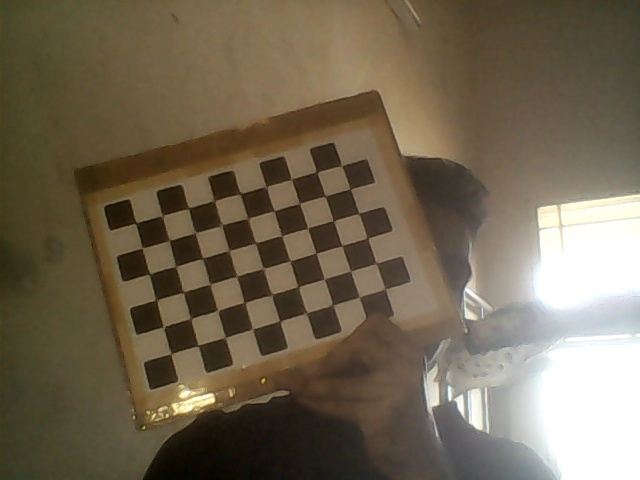
#> input picture cameracaliberation/image0.jpg, 640 x 480 px
$ python 3D_disparity.py
#> lines starting #> are read from the running program, lines starting #| are printed output that depends on the picture; after the words box and inside, x2 and y2 are one past the last pixel; in counts of white or black regions, pixels touching at a corner belong together; long printed decimals are rounded
import cv2 as cv
import numpy as np
import glob
image=cv.imread('image0.jpg')
#> image is the input picture: shape (480, 640, 3); mean B, G, R 82.5, 102.6, 114.1
criteria = (cv.TermCriteria_EPS + cv.TERM_CRITERIA_MAX_ITER, 30, 0.001)
CHECKERBOARDROW = 6
CHECKERBOARDCOLUMN=9
meanError = 0
objp=np.zeros((CHECKERBOARDROW * CHECKERBOARDCOLUMN, 3), np.float32)
objp[:,:2] = np.mgrid[0:CHECKERBOARDCOLUMN, 0:CHECKERBOARDROW].T.reshape(-1, 2)

objpoints =[]
imgpoints = []

images = glob.glob('image_right*.jpg')
for fname in images:
    img=cv.imread(fname)
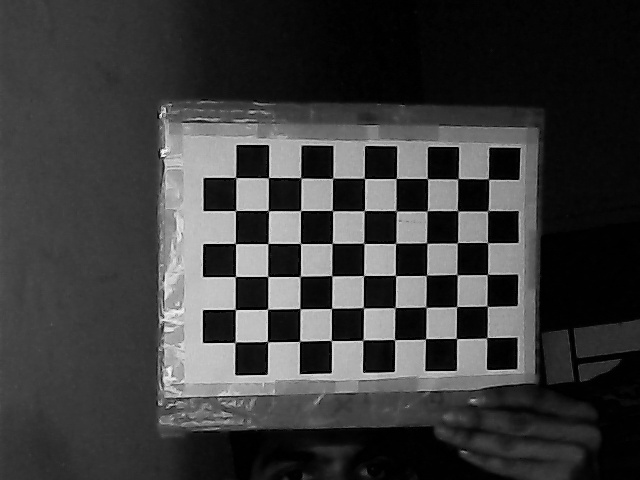
#> input picture cameracaliberation/image_right0.jpg, 640 x 480 px
#> img is the input picture: shape (480, 640, 3); min 0, max 255, mean 58.8
    gray=cv.cvtColor(img,cv.COLOR_BGR2GRAY)
    image=gray;
    ret,corners=cv.findChessboardCorners(gray, (CHECKERBOARDCOLUMN, CHECKERBOARDROW), None)
#> ret = True; corners = 54 rows, first 8: [486.6, 337.7], [456.5, 338.5], [425.5, 338.8], [394.6, 339.8], [362.8, 340.2], [331.2, 340.6], [299.7, 341.2], [267.5, 341.5]
    if(ret==True):
        objpoints.append(objp)
        corners2 = cv.cornerSubPix(gray,corners,(11,11),(-1,-1),criteria=criteria)
#> corners2 = 54 rows, first 8: [486.8, 337.7], [456.4, 338.5], [425.6, 338.8], [394.5, 339.5], [362.9, 340.1], [331.3, 340.5], [299.5, 341.3], [267.5, 341.6]
        imgpoints.append(corners)
        cv.drawChessboardCorners(img,(9,6),corners2,ret)
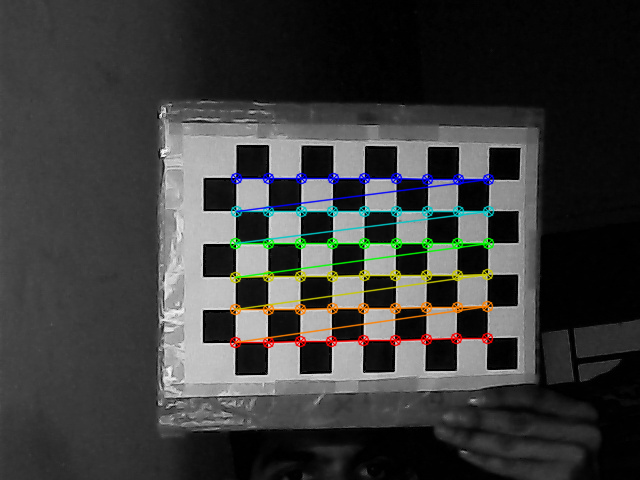
#> img: shape (480, 640, 3); 4.03% of pixels changed, all inside (x1, y1, x2, y2) = (229, 172, 495, 349)
        cv.imshow(fname,img)
        cv.waitKey()
        cv.destroyWindow(fname)
#> pass 2 of the loop `for fname in images:`:
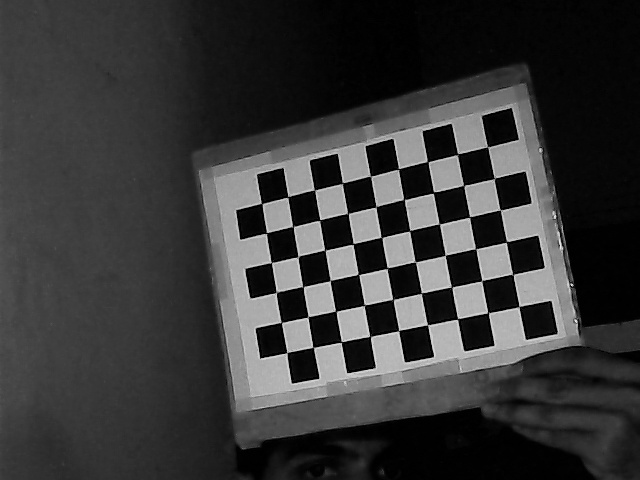
#> input picture cameracaliberation/image_right1.jpg, 640 x 480 px
#> img is the input picture: shape (480, 640, 3); min 0, max 237, mean 56.1
#> corners = 54 rows, first 8: [518.9, 306.5], [488, 312.5], [457.5, 318.9], [427.5, 324.8], [398.6, 330.6], [370.3, 336.4], [341.4, 342.1], [313.1, 347.2]
#> corners2 = 54 rows, first 8: [519, 306.5], [488.1, 312.7], [457.6, 319], [427.5, 324.8], [398.6, 330.5], [370.1, 336.4], [341.2, 342], [313.1, 347.4]
#> `cv.drawChessboardCorners(img,(9,6),corners2,ret)`:
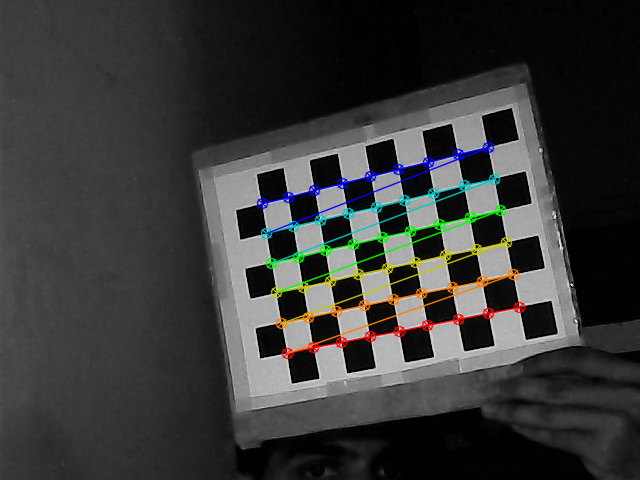
#> img: shape (480, 640, 3); 3.75% of pixels changed, all inside (x1, y1, x2, y2) = (256, 141, 526, 360)
#> pass 3 of the loop `for fname in images:`:
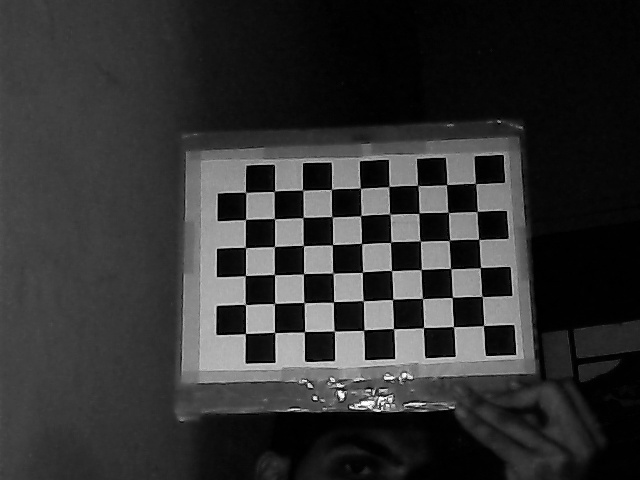
#> input picture cameracaliberation/image_right10.jpg, 640 x 480 px
#> img is the input picture: shape (480, 640, 3); min 0, max 255, mean 49.5
#> corners = 54 rows, first 8: [483.5, 325.5], [453.3, 326.7], [423.5, 327.5], [393.4, 328.6], [363.6, 330.2], [334.4, 330.9], [304.5, 331.6], [274.7, 332.5]
#> corners2 = 54 rows, first 8: [483.5, 325.5], [453.6, 326.6], [423.5, 327.6], [393.6, 328.6], [363.7, 330.1], [334.3, 331.1], [304.5, 331.7], [274.6, 332.4]
#> `cv.drawChessboardCorners(img,(9,6),corners2,ret)`:
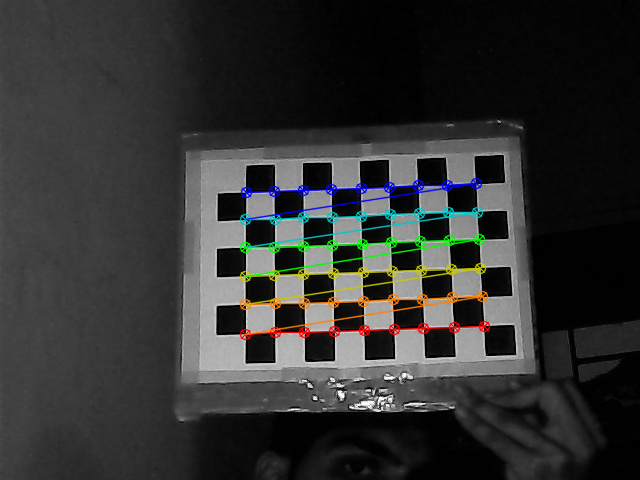
#> img: shape (480, 640, 3); 3.83% of pixels changed, all inside (x1, y1, x2, y2) = (239, 177, 491, 341)
print('All images have been read, going for calibration')
#Calibrate the camera
ret, mtx, dist, rvecs, tvecs = cv.calibrateCamera(objpoints, imgpoints, image.shape[::-1], None, None)
#> ret = 0.251; mtx = [[1241.6, 0, 354.4], [0, 1249.5, 187.5], [0, 0, 1]]; dist = [[0.0326, -11.77, -0.00188, 0.006, 257.7]]; rvecs = ([0.315, 0.029, -3.12], [0.571, 0.184, 2.87], [0.0697, 0.519, 3.07]); tvecs = ([4.19, 4.73, 39.33], [5, 3.6, 37.7], [4.31, 4.58, 41.36])
img = cv.imread('Face0.jpg')
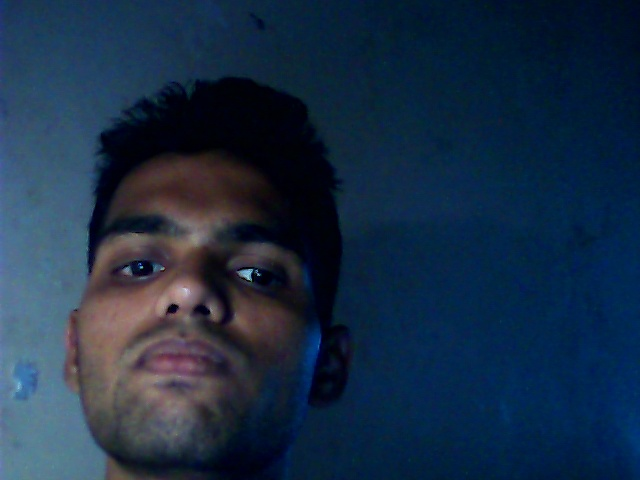
#> input picture cameracaliberation/Face0.jpg, 640 x 480 px
#> img is the input picture: shape (480, 640, 3); mean B, G, R 68.9, 45.3, 25.2
h,w=img.shape[:2]
#> h = 480; w = 640
camera_mtx,roi=cv.getOptimalNewCameraMatrix(mtx,dist,(w,h),1,(w,h))
#> camera_mtx = [[1275, 0, 349.6], [0, 1253.3, 188.6], [0, 0, 1]]; roi = (75, 17, 537, 391)
dst=cv.undistort(img,mtx,dist,None,newCameraMatrix=camera_mtx)
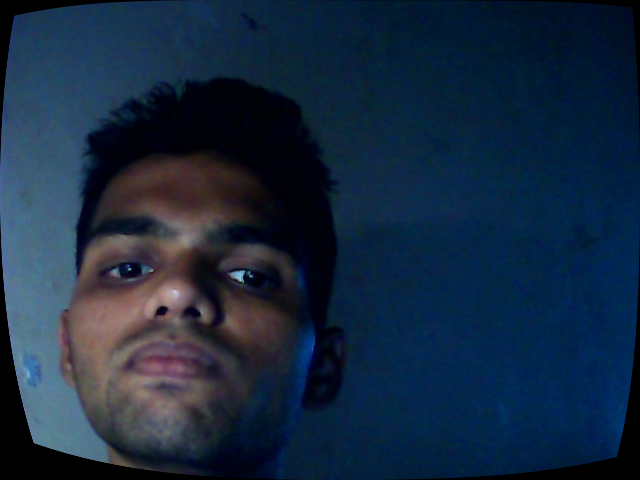
#> dst: shape (480, 640, 3); mean B, G, R 63.3, 41, 22.4
x,y,w,h=roi
#> x = 75; y = 17; w = 537; h = 391
dst=dst[y:y+h,x:x+w]
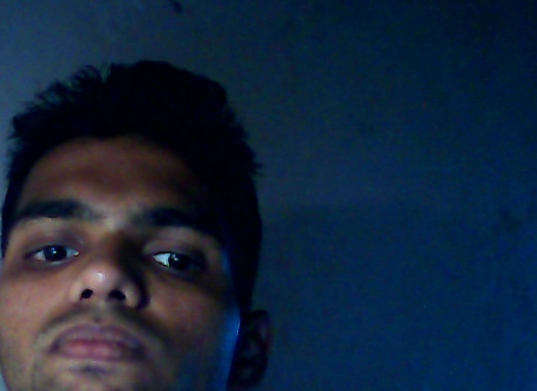
#> dst: shape (391, 537, 3); mean B, G, R 59, 37.3, 20.8
cv.imshow("calibrated image 0",dst)
cv.imshow("un calibrated image",img)
for i in range(len(objpoints)):
    imgpoints2, _ = cv.projectPoints(objpoints[i], rvecs[i], tvecs[i], mtx, dist)
#> this loop made 3 passes
error = cv.norm(imgpoints[i], imgpoints2, cv.NORM_L2)/len(imgpoints2)
#> error = 0.033
meanError += error
#> meanError = 0.033

print( "total error: {}".format(meanError/len(objpoints)) )
#| total error: 0.01102
cv.waitKey()
cv.destroyAllWindows()
